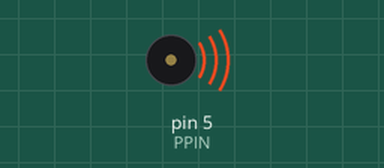
The sketch below on a simulated Arduino Uno, built with avr-gcc and run on an emulated ATmega328P. Parts: buzzer (waves = sounding).

Above: at 4.4 s.
At 13.0 s:
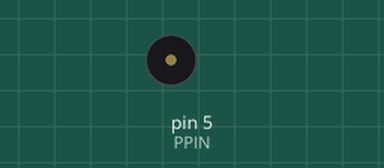
Timing chart, 0 to 14.5 s (numbered marks = the images above):
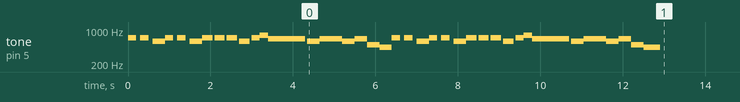

Measured:
- by itself, tone on pin 5 (PPIN): plays 698 Hz for 0.20 s, 698 Hz for 0.20 s, 587 Hz for 0.30 s, 698 Hz for 0.20 s, 698 Hz for 0.20 s, 587 Hz for 0.30 s … (38 notes in this stretch)

The sketch:

song-starter1.ino
```cpp
// use pin 5 to connect your piezo component
int PPIN = 5;

// One octave of notes between A4 and A5
int note_A4 = 440;
int note_As4 = 466; int note_Bb4 = note_As4;
int note_B4 = 494;
int note_C5 = 523;
int note_Cs5 = 554; int note_Db5 = note_Cs5;
int note_D5 = 587;
int note_Ds5 = 622; int note_Eb5 = note_Ds5;
int note_E5 = 659;
int note_F5 = 698;
int note_Fs5 = 740; int note_Gb5 = note_Fs5;
int note_G5 = 784;
int note_Gs5 = 830; int note_Ab5 = note_Gs5;

void setup() {
  // put your setup code here, to run once:
tone(PPIN, note_F5, 200);    //easy come part
delay(300);
tone(PPIN, note_F5, 200);
delay(300);
tone(PPIN, note_D5, 400);
delay(300);
tone(PPIN, note_F5, 200);    //easy go part
delay(300);
tone(PPIN, note_F5, 200);
delay(300);
tone(PPIN, note_D5, 400);
delay(300);
tone(PPIN, note_F5, 250); //thats just
delay(300);
tone(PPIN, note_F5, 250);
delay(300);
tone(PPIN, note_F5, 250);
delay(300);
tone(PPIN, note_D5, 250);
delay(300);
tone(PPIN, note_F5, 350);
delay(200);
tone(PPIN, note_G5, 300);
delay(200);
tone(PPIN, note_E5, 300);
delay(300);
tone(PPIN, note_E5, 300);
delay(300);
tone(PPIN, note_E5, 300);
delay(350);
tone(PPIN, note_D5, 300);
delay(300);
tone(PPIN, note_E5, 300);
delay(250);
tone(PPIN, note_E5, 300);
delay(300);
tone(PPIN, note_D5, 300);
delay(300);
tone(PPIN, note_E5, 400);
delay(300);
tone(PPIN, note_B4, 400);
delay(300);
tone(PPIN, note_A4, 400);
delay(300);
tone(PPIN, note_F5, 200); //easy go 2
delay(300);
tone(PPIN, note_F5, 200);
delay(300);
tone(PPIN, note_D5, 400);
delay(300);
tone(PPIN, note_F5, 200);
delay(300);
tone(PPIN, note_F5, 200);
delay(300);
tone(PPIN, note_D5, 400);
delay(300);
tone(PPIN, note_F5, 250); //thats just
delay(300);
tone(PPIN, note_F5, 250);
delay(300);
tone(PPIN, note_F5, 250);
delay(300);
tone(PPIN, note_D5, 250);
delay(300);
tone(PPIN, note_F5, 350);
delay(200);
tone(PPIN, note_G5, 300);
delay(200);
tone(PPIN, note_E5, 300);
delay(300);
tone(PPIN, note_E5, 300);
delay(300);
tone(PPIN, note_E5, 300);
delay(350);
tone(PPIN, note_D5, 300);
delay(300);
tone(PPIN, note_E5, 300);
delay(250);
tone(PPIN, note_E5, 300);
delay(300);
tone(PPIN, note_D5, 300);
delay(300);
tone(PPIN, note_E5, 400);
delay(300);
tone(PPIN, note_B4, 400);
delay(300);
tone(PPIN, note_A4, 400);
delay(300);


/*
tone(PPIN, note_F5, 200);
delay(200);
tone(PPIN, note_F5, 200);
delay(200);
tone(PPIN, note_F5, 200);
delay(200);
tone(PPIN, note_F5, 200);
delay(200);
tone(PPIN, note_F5, 200);
delay(200);

tone(PPIN, note_G5, 200);
delay(100);
tone(PPIN, note_E5, 200);
delay(100);
tone(PPIN, note_E5, 200);
delay(100);
tone(PPIN, note_E5, 200);
delay(100);
tone(PPIN, note_D5, 200);
delay(100);
tone(PPIN, note_E5, 500);
delay(100);
tone(PPIN, note_E5, 500);
delay(100);
tone(PPIN, note_E5, 500);
delay(100);
tone(PPIN, note_D5, 500);
delay(100);
tone(PPIN, note_A4, 500);
delay(100);
tone(PPIN, note_A4, 500);
delay(100);
tone(PPIN, note_G5, 500);
delay(100);
tone(PPIN, note_F5, 500);
delay(100);
tone(PPIN, note_F5, 500);
delay(100);
tone(PPIN, note_E5, 500);
delay(100);
tone(PPIN, note_E5, 500);
delay(100);
tone(PPIN, note_G5, 500);
delay(100);
tone(PPIN, note_G5, 500);
delay(100);
tone(PPIN, note_F5, 500);
delay(100);
tone(PPIN, note_E5, 500);
delay(100);
tone(PPIN, note_E5, 500);
delay(100);
tone(PPIN, note_D5, 500);
delay(100);
tone(PPIN, note_D5, 500);
delay(100);
tone(PPIN, note_G5, 500);
delay(100);
tone(PPIN, note_G5, 500);
delay(100);
tone(PPIN, note_F5, 500);
delay(100);
tone(PPIN, note_E5, 500);
delay(100);
tone(PPIN, note_E5, 500);
delay(100);
tone(PPIN, note_C5, 500);
delay(100);
tone(PPIN, note_A4, 500);
delay(100);
*/


}

void loop() {
  // put your main code here, to run repeatedly:

}
```
